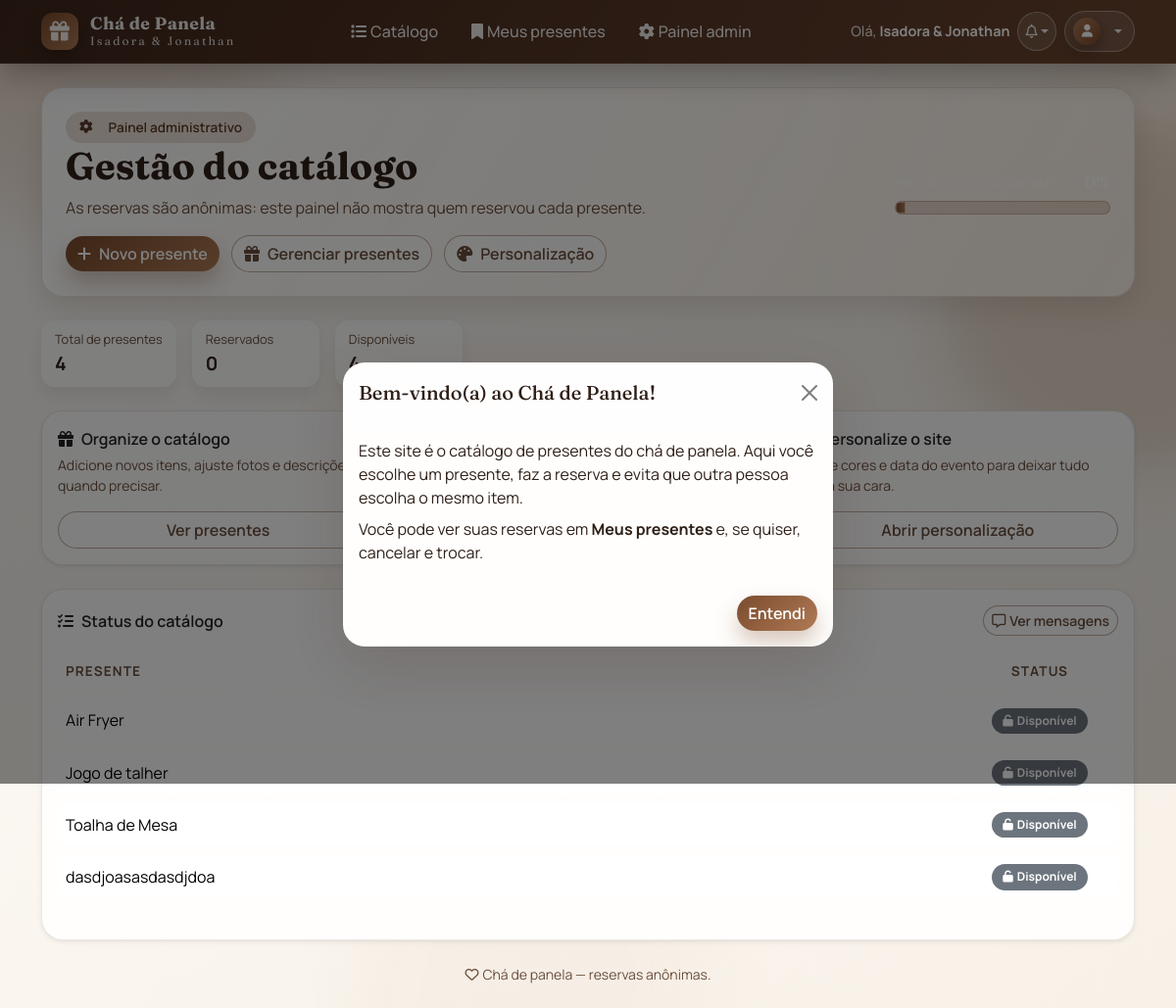
Screenshot of /painel/ (signed in) with the database file from the repository.
### core/models.py (models this page shows, shortened)
class Gift(models.Model):
    title = models.CharField(max_length=120)
    description = models.TextField(blank=True)
    image = models.ImageField(upload_to="gifts/", blank=True, null=True)
    image_2 = models.ImageField(upload_to="gifts/", blank=True, null=True)
    image_3 = models.ImageField(upload_to="gifts/", blank=True, null=True)
    purchase_links = models.TextField(blank=True)
    is_active = models.BooleanField(default=True)
    created_at = models.DateTimeField(auto_now_add=True)
    updated_at = models.DateTimeField(auto_now=True)

### core/views.py (the view)
# urls.py: path("painel/", views.painel_dashboard, name="painel_dashboard"),
@event_admin_required
def painel_dashboard(request):
    total = Gift.objects.filter(is_active=True).count()
    reserved = Reservation.objects.count()
    available = total - reserved
    percent = round((reserved / total) * 100, 1) if total else 0.0
    percent_css = f"{percent:.2f}"
    percent_display = f"{percent:.0f}"
    site = SiteSettings.get_solo()
    days_left = None
    if site.event_date:
        days_left = (site.event_date - date.today()).days
    gifts = Gift.objects.filter(is_active=True).order_by("title").annotate(
        reserved=Exists(Reservation.objects.filter(gift=OuterRef("pk")))
    )
    return render(
        request,
        "painel/dashboard.html",
        {
            "total": total,
            "reserved": reserved,
            "available": available,
            "percent": percent,
            "percent_css": percent_css,
            "percent_display": percent_display,
            "days_left": days_left,
            "gifts": gifts,
        },
    )

### core/models.py (called while the page is built)
    @classmethod
    def get_solo(cls) -> "SiteSettings":
        obj, _created = cls.objects.get_or_create(pk=1)
        return obj

### templates/painel/dashboard.html (shortened to what this page needs)
{% extends "base.html" %}
{% block content %}
<section class="cp-hero mb-4">
  <div class="cp-hero-content">
    <span class="cp-hero-tag"><i class="fa-solid fa-gear me-2"></i>Painel administrativo</span>
    <h1 class="cp-title mb-2">Gestão do catálogo</h1>
    <p class="cp-subtitle mb-3">
      As reservas são anônimas: este painel não mostra quem reservou cada presente.
    </p>
    <div class="cp-hero-actions flex-wrap">
      <a class="btn btn-primary" href="{% url 'painel_presente_novo' %}">
        <i class="fa-solid fa-plus me-2"></i>Novo presente
      </a>
      <a class="btn btn-outline-secondary" href="{% url 'painel_presentes' %}">
        <i class="fa-solid fa-gift me-2"></i>Gerenciar presentes
      </a>
      <a class="btn btn-outline-secondary" href="{% url 'painel_personalizacao' %}">
        <i class="fa-solid fa-palette me-2"></i>Personalização
      </a>
    </div>
  </div>
  <div class="cp-progress-wrap">
    <div class="cp-progress-header">
      <span class="cp-progress-label">Progresso de reservas</span>
      <span class="cp-progress-value">{{ percent_display }}%</span>
    </div>
    <div class="progress cp-progress-dashboard">
      <div class="progress-bar" style="width: {{ percent_css }}%"></div>
    </div>
  </div>
</section>
<div class="cp-statline mb-4">
  <div class="cp-stat">
    <span>Total de presentes</span>
    <strong>{{ total }}</strong>
  </div>
  <div class="cp-stat">
    <span>Reservados</span>
    <strong>{{ reserved }}</strong>
  </div>
  <div class="cp-stat">
    <span>Disponíveis</span>
    <strong>{{ available }}</strong>
  </div>
</div>
<div class="row g-3 mb-4">
  <div class="col-md-6 col-lg-4">
    <div class="card cp-card shadow-sm h-100">
      <div class="card-body">
        <div class="fw-semibold mb-1"><i class="fa-solid fa-gift me-2"></i>Organize o catálogo</div>
        <div class="text-muted small mb-3">Adicione novos itens, ajuste fotos e descrições quando precisar.</div>
        <a class="btn btn-outline-secondary w-100" href="{% url 'painel_presentes' %}">
          Ver presentes
        </a>
      </div>
    </div>
  </div>
  <div class="col-md-6 col-lg-4">
    <div class="card cp-card shadow-sm h-100">
      <div class="card-body">
        <div class="fw-semibold mb-1">Mensagens anônimas</div>
        <div class="text-muted small mb-3">Leia os recados deixados pelos convidados nas reservas.</div>
        <a class="btn btn-outline-secondary w-100" href="{% url 'painel_mensagens' %}">
        </a>
      </div>
    </div>
  </div>
  <div class="col-md-6 col-lg-4">
    <div class="card cp-card shadow-sm h-100">
      <div class="card-body">
        <div class="fw-semibold mb-1">Personalize o site</div>
        <div class="text-muted small mb-3">Ajuste cores e data do evento para deixar tudo com a sua cara.</div>
        <a class="btn btn-outline-secondary w-100" href="{% url 'painel_personalizacao' %}">
          Abrir personalização
        </a>
      </div>
    </div>
  </div>
</div>
<div class="card cp-card shadow-sm">
  <div class="card-body">
    <div class="d-flex justify-content-between align-items-center mb-2">
      <div class="fw-semibold"><i class="fa-solid fa-list-check me-2"></i>Status do catálogo</div>
      <a class="btn btn-sm btn-outline-secondary" href="{% url 'painel_mensagens' %}">
        <i class="fa-regular fa-message me-1"></i>Ver mensagens
      </a>
    </div>
    <div class="table-responsive">
      <table class="table align-middle">
        <thead>
          <tr>
            <th>Presente</th>
            <th class="text-center" style="width: 160px;">Status</th>
          </tr>
        </thead>
        <tbody>
          {% for g in gifts %}
            <tr>
              <td>{{ g.title }}</td>
              <td class="text-center">
                {% if g.reserved %}
                  <span class="badge text-bg-success"><i class="fa-solid fa-check me-1"></i>Reservado</span>
                {% else %}
                  <span class="badge text-bg-secondary"><i class="fa-solid fa-unlock me-1"></i>Disponível</span>
                {% endif %}
              </td>
            </tr>
          {% empty %}
            <tr><td colspan="2" class="text-muted">Nenhum presente cadastrado.</td></tr>
          {% endfor %}
        </tbody>
      </table>
    </div>
  </div>
</div>
{% endblock %}

### templates/base.html (shortened to what this page needs)
<!doctype html>
<html lang="pt-br">
<head>
  <link href="https://cdn.jsdelivr.net/npm/bootstrap@5.3.3/dist/css/bootstrap.min.css" rel="stylesheet">
  <link href="https://cdnjs.cloudflare.com/ajax/libs/font-awesome/6.5.0/css/all.min.css" rel="stylesheet">
  <link rel="stylesheet" href="/static/css/styles.css">
</head>
<body class="cp-body">
<div class="cp-decor" aria-hidden="true">
  <span class="cp-blob cp-blob-1"></span>
  <span class="cp-blob cp-blob-2"></span>
</div>
<nav class="navbar navbar-expand-lg navbar-dark cp-navbar">
  <div class="container">
    <a class="navbar-brand fw-semibold cp-brand" href="{% url 'catalogo' %}">
      <span class="cp-brand-icon"><i class="fa-solid fa-gift"></i></span>
      <span class="cp-brand-text">
        <span class="cp-brand-main">Chá de Panela</span>
        <span class="cp-brand-sub">Isadora & Jonathan</span>
      </span>
    </a>
    <div class="collapse navbar-collapse" id="navMain">
      <ul class="navbar-nav mx-auto mb-2 mb-lg-0 cp-nav-center">
        {% if user.is_authenticated %}
          <li class="nav-item">
            <a class="nav-link" href="{% url 'catalogo' %}">
              <i class="fa-solid fa-list me-1"></i>Catálogo
            </a>
          </li>
          <li class="nav-item">
            <a class="nav-link" href="{% url 'meus_presentes' %}">
              <i class="fa-solid fa-bookmark me-1"></i>Meus presentes
            </a>
          </li>
          {% if user.is_staff or user.is_superuser or user.profile.is_event_admin %}
          <li class="nav-item">
            <a class="nav-link" href="{% url 'painel_dashboard' %}">
              <i class="fa-solid fa-gear me-1"></i>Painel admin
            </a>
          </li>
          {% endif %}
        {% endif %}
      </ul>
      <div class="d-flex flex-column flex-lg-row gap-2 align-items-lg-center cp-nav-right">
        {% if user.is_authenticated %}
          <div class="cp-greeting">
            Olá, <span class="cp-greeting-name">{{ user.get_full_name|default:user.username }}</span>
          </div>
          {% if admin_messages %}
          <div class="dropdown">
            <button class="btn btn-sm btn-outline-light cp-notif-btn dropdown-toggle" type="button" data-bs-toggle="dropdown" data-bs-auto-close="outside" aria-expanded="false" aria-label="Notificações">
              <i class="fa-regular fa-bell"></i>
            </button>
          </div>
          {% endif %}
          <div class="dropdown">
            <a class="btn btn-sm btn-outline-light dropdown-toggle cp-profile-btn" href="#" role="button" data-bs-toggle="dropdown" aria-expanded="false" aria-label="Abrir menu do perfil">
              <span class="cp-profile-icon"><i class="fa-solid fa-user"></i></span>
            </a>
          </div>
        {% else %}
          <a class="btn btn-sm btn-outline-light" href="{% url 'login' %}"><i class="fa-solid fa-right-to-bracket me-1"></i>Entrar</a>
          <a class="btn btn-sm btn-light" href="{% url 'cadastro' %}"><i class="fa-solid fa-user-plus me-1"></i>Cadastrar</a>
        {% endif %}
      </div>
    </div>
  </div>
</nav>
<main class="container my-4 cp-main">
  {% block content %}{% endblock %}
</main>
<footer class="container pb-4 cp-footer">
  <div class="text-center small text-muted">
    <i class="fa-regular fa-heart me-1"></i>Chá de panela — reservas anônimas.
  </div>
</footer>
{% if show_welcome_modal %}
<div class="modal fade" id="welcomeModal" tabindex="-1" aria-labelledby="welcomeModalLabel" aria-hidden="true">
  <div class="modal-dialog modal-dialog-centered">
    <div class="modal-content cp-card">
      <div class="modal-header border-0">
        <h2 class="modal-title h5" id="welcomeModalLabel">Bem-vindo(a) ao Chá de Panela!</h2>
        <button type="button" class="btn-close" data-bs-dismiss="modal" aria-label="Fechar"></button>
      </div>
      <div class="modal-body">
        <p class="mb-2">
          Este site é o catálogo de presentes do chá de panela. Aqui você escolhe um presente,
          faz a reserva e evita que outra pessoa escolha o mesmo item.
        </p>
        <p class="mb-0">
          Você pode ver suas reservas em <strong>Meus presentes</strong> e, se quiser, cancelar e trocar.
        </p>
      </div>
      <div class="modal-footer border-0">
        <button type="button" class="btn btn-primary" data-bs-dismiss="modal">Entendi</button>
      </div>
    </div>
  </div>
</div>
{% endif %}
</body>
</html>

### templates/base.html (style rules this page uses)
:root { --cp-primary: #7a4b2e; --cp-secondary: #b07a55; --cp-bg: #f7f1e8; --cp-text: #2f2018; --cp-card: #fffaf4; --cp-muted: #6b4f3d; }

### rows the page displays
Gift: title "Air Fryer", shows "Disponível"
Gift: title "Jogo de talher", shows "Disponível"
Gift: title "Toalha de Mesa", shows "Disponível"
Gift: title "dasdjoasasdasdjdoa", shows "Disponível"

### other values shown
{{ user.get_full_name|default:user.username }} "Isadora & Jonathan"
{{ total }} "4"
{{ reserved }} "0"
{{ available }} "4"
